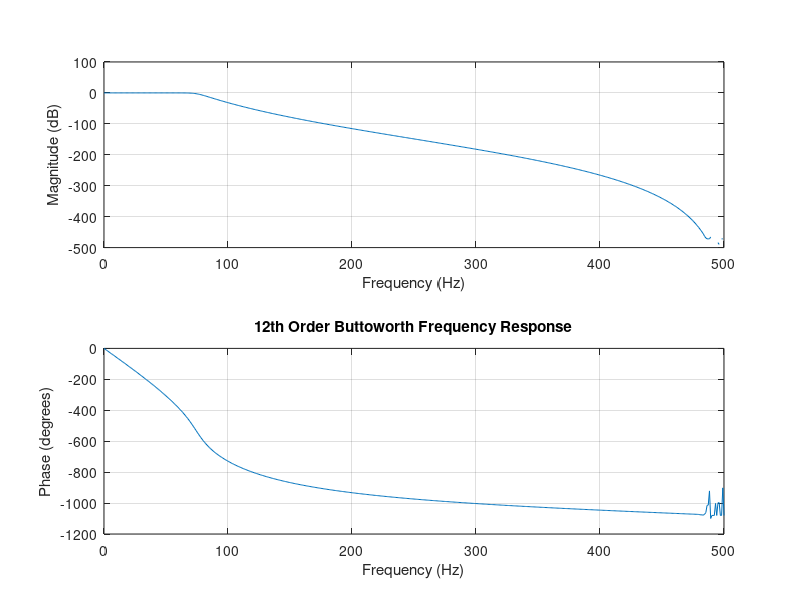
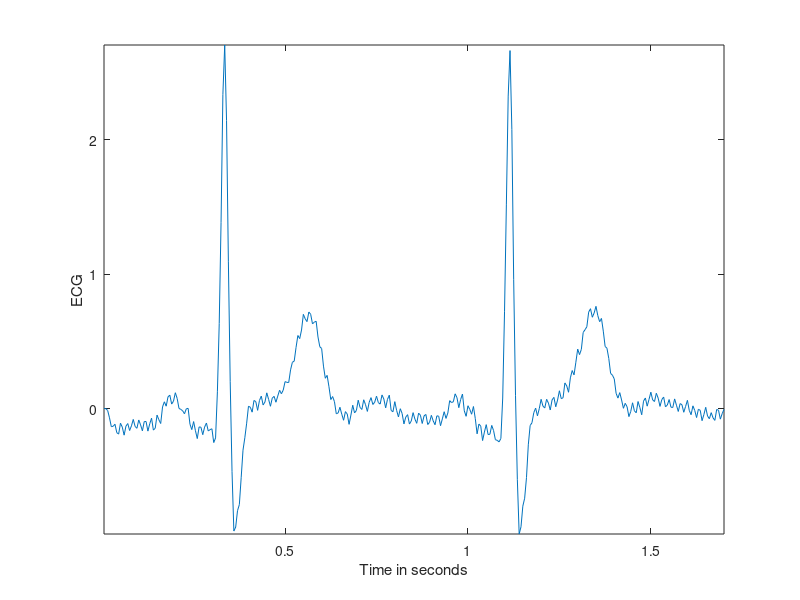
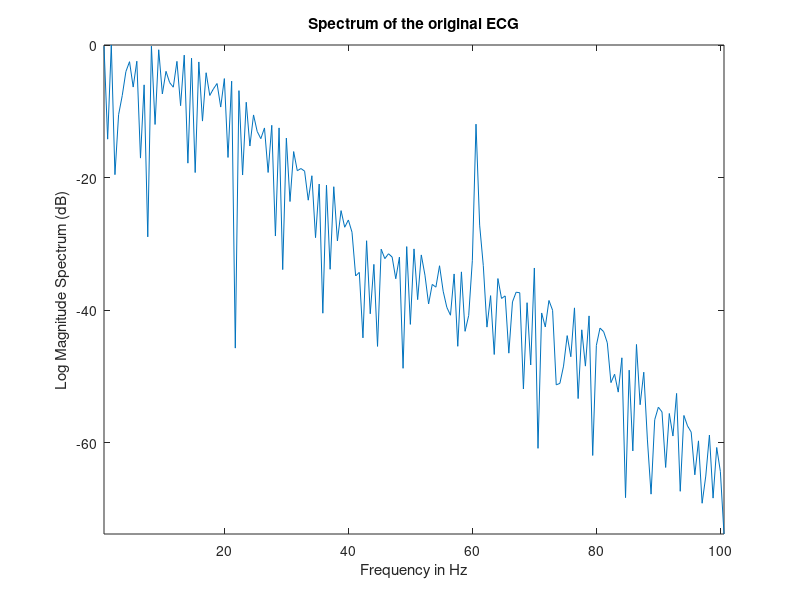
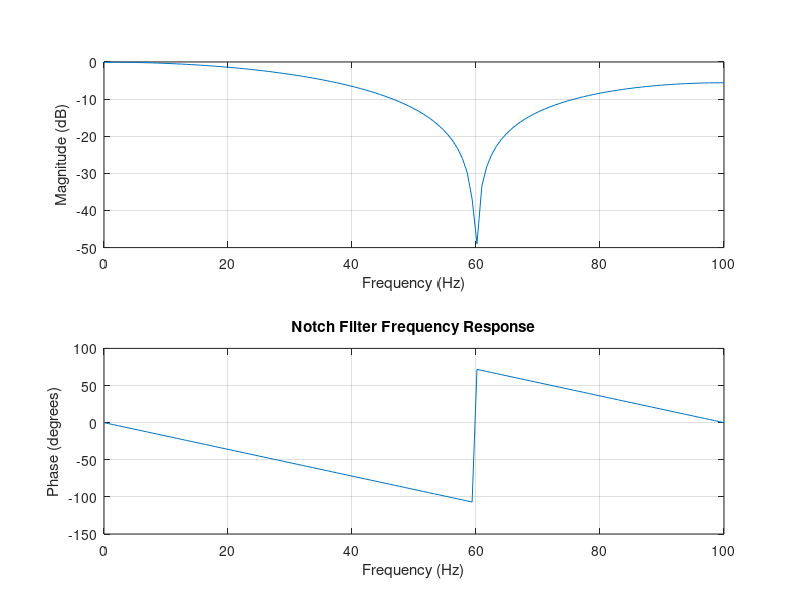

Here is the MATLAB script that generated these plots, in order:
%%%%%%%%%%%%%%%%%%%%%%%%%%%%%%%%%%%%%%%%%%%%%%%%%%%%%%%%%%%%%%%%%%%%%%%%%
%     Lab 2: Filtering of the ECG for Noise and Artifact Removal     %
%                                                                       %
%%%%%%%%%%%%%%%%%%%%%%%%%%%%%%%%%%%%%%%%%%%%%%%%%%%%%%%%%%%%%%%%%%%%%%%%%

clear all               % clears all active variables
close all

% the ECG signal in the file is sampled at 1000 Hz
% lowpass filter the signal at 75 Hz and downsample by a factor of 5
% this will retain the 60 Hz noise but cause some aliasing artifacts
%
usecg = load('ecg_60hz.dat');
fs = 1000;          %sampling rate
fsh = fs/2;         %half the sampling rate
[b,a] = butter(12, 75/fsh);

% Butterworth filter frequency response
figure;
M = 512;
freqz(b, a, M, fs);
title('12th Order Buttoworth Frequency Response');

lpusecg = filter(b, a, usecg);
usecg = lpusecg;
clear lpusecg;

len = length(usecg);
k = 1;
for i = 1 : length(usecg)
if (rem(i,5) == 0)
ecg(k) = usecg(i);
k = k+1;
end;
end;

fs = 200; %effective sampling rate after downsampling

% Plot of the ECG before filtering
slen = length(ecg);
t = [1:slen]/fs;
figure
plot(t, ecg)
xlabel('Time in seconds');
ylabel('ECG');
axis tight;


% Plot of the spectrum of the ECG before filtering
ecgft = fft(ecg);
ff= fix(slen/2) + 1;
maxft = max(abs(ecgft));
f = [1:ff]*fs/slen; % frequency axis up to fs/2.
ecgspec = 20*log10(abs(ecgft)/maxft);
figure
plot(f, ecgspec(1:ff));
xlabel('Frequency in Hz');
ylabel('Log Magnitude Spectrum (dB)');
title('Spectrum of the original ECG');
axis tight;

%% PART 1 Notch filter
% define notch filter coefficient arrays a and b

b_notch = 0.38*[1 0.618 1];     % Numerator coefficients
a_notch = [1 0 0];              % Denominator Coefficients

M = 128;

% Notch filter frequency response
figure;
freqz(b_notch, a_notch, M, fs);
title('Notch Filter Frequency Response');

% Output of the notch filter
ecg_notch = filter(b_notch, a_notch, ecg);

% Plot of the ECG after filtering
figure;
subplot(211)
plot(t, ecg); 
xlabel('Time (s)'); ylabel('Amplitude'); title('Original ECG'); axis tight;

subplot(212)
plot(t, ecg_notch); 
xlabel('Time in seconds'); ylabel('ECG'); title('Notch Filtered ECG'); axis tight;

% Plot of the spectrum of the ECG after filtering
ecgft_notch = fft(ecg_notch);
ff= fix(slen/2) + 1;
maxft = max(abs(ecgft_notch));
f = [1:ff]*fs/slen; % frequency axis up to fs/2.
ecgspec_notch = 20*log10(abs(ecgft_notch)/maxft);

figure;
subplot(211);
plot(f, ecgspec(1:ff));
xlabel('Frequency in Hz'); ylabel('Log Magnitude Spectrum (dB)'); 
title('Spectrum of Original ECG'); axis tight;

subplot(212)
plot(f, ecgspec_notch(1:ff));
xlabel('Frequency in Hz'); ylabel('Log Magnitude Spectrum (dB)');
title('Spectrum of Notch Filtered ECG'); axis tight;

%% Part 2 Hanning filter
b_han = [0.25 0.5 0.25];  % Numerator Coeffecients
a_han = [1 0 0];          % Denominator Coefficients

% Hanning Window Frequency Response
figure;
freqz(b_han, a_han, M, fs);
title('Hanning Window Frequency Response');

% ECG output with hanning window
ecg_han = filter(b_han, a_han, ecg);

% Plot Filtered Output
figure;
subplot(211)
plot(t, ecg); 
xlabel('Time (s)'); ylabel('Amplitude'); title('Original ECG'); axis tight;

subplot(212)
plot(t, ecg_han);
title('Hanning Window Filtered ECG'); xlabel('Time (s)'); ylabel('ECG');

% Frequency Spectrum of ECG after filtering
ecgft_han = fft(ecg_han);
maxft = max(abs(ecgft_han));
ecgspec_han = 20*log10(abs(ecgft_han)/maxft);
figure;
subplot(211);
plot(f, ecgspec(1:ff));
xlabel('Frequency in Hz'); ylabel('Log Magnitude Spectrum (dB)'); 
title('Spectrum of Original ECG'); axis tight;

subplot(212)
plot(f, ecgspec_han(1:ff));
xlabel('Frequency in Hz'); ylabel('Log Magnitude Spectrum (dB)');
title('Spectrum of Hanning Window Filtered ECG'); axis tight;

%% Part 3 Derivative filter
b_der = [1 -1];           % Numerator Coeffecients
a_der = [1 -0.995];        % Denominator Coeffecients

% Derivative Filter Frequency Response
figure;
freqz(b_der, a_der, M, fs);
title('Derivative Filter Frequency Response');

% Output of Derivative Filter
ecg_der = filter(b_der, a_der, ecg);

% Plot Filtered Output
figure;
subplot(211)
plot(t, ecg); 
xlabel('Time (s)'); ylabel('Amplitude'); title('Original ECG'); axis tight;

subplot(212)
plot(t, ecg_der);
xlabel('Time (s)'); ylabel('ECG'); title('Derivated Filtered ECG'); axis tight;

% Frequency Spectrum of ECG after Filtering
ecgft_der = fft(ecg_der);
maxft = max(abs(ecgft_der));
ecgspec_der = 20*log10(abs(ecgft_der)/maxft);

figure;
subplot(211);
plot(f, ecgspec(1:ff));
xlabel('Frequency in Hz'); ylabel('Log Magnitude Spectrum (dB)'); 
title('Spectrum of Original ECG'); axis tight;

subplot(212)
plot(f, ecgspec_der(1:ff));
xlabel('Frequency in Hz'); ylabel('Log Magnitude Spectrum (dB)');
title('Spectrum of the Derivative Filtered ECG'); axis tight;

%% Part 4 Combined Filters
% Convolute filters
b1 = conv(b_notch, b_han);
b2 = conv(b_der, b1);

a1 = conv(a_notch, a_han);
a2 = conv(a_der, a1);

figure;
freqz(b2, a2, M, fs);
title('Combined Filters Frequency Response');

% Output of Combined Filter ECG
ecg_comb = filter(b2, a2, ecg);

% Plot Filtered Output
figure;
subplot(211)
plot(t, ecg); 
xlabel('Time (s)'); ylabel('Amplitude'); title('Original ECG'); axis tight;

subplot(212)
plot(t, ecg_comb);
xlabel('Time (s)'); ylabel('ECG'); title('Combined Filtered ECG'); axis tight;

% Frequency Spectrum of ECG after Filtering
ecgft_comb = fft(ecg_comb);
maxft = max(abs(ecgft_comb));
ecgspec_comb = 20*log10(abs(ecg_comb)/maxft);

figure;
subplot(211);
plot(f, ecgspec(1:ff));
xlabel('Frequency in Hz'); ylabel('Log Magnitude Spectrum (dB)'); 
title('Spectrum of Original ECG'); axis tight;

subplot(212)
plot(f, ecgspec_comb(1:ff));
xlabel('Frequency in Hz'); ylabel('Log Magnitude Spectrum (dB)');
title('Spectrum of Combined Filtered ECG'); axis tight;